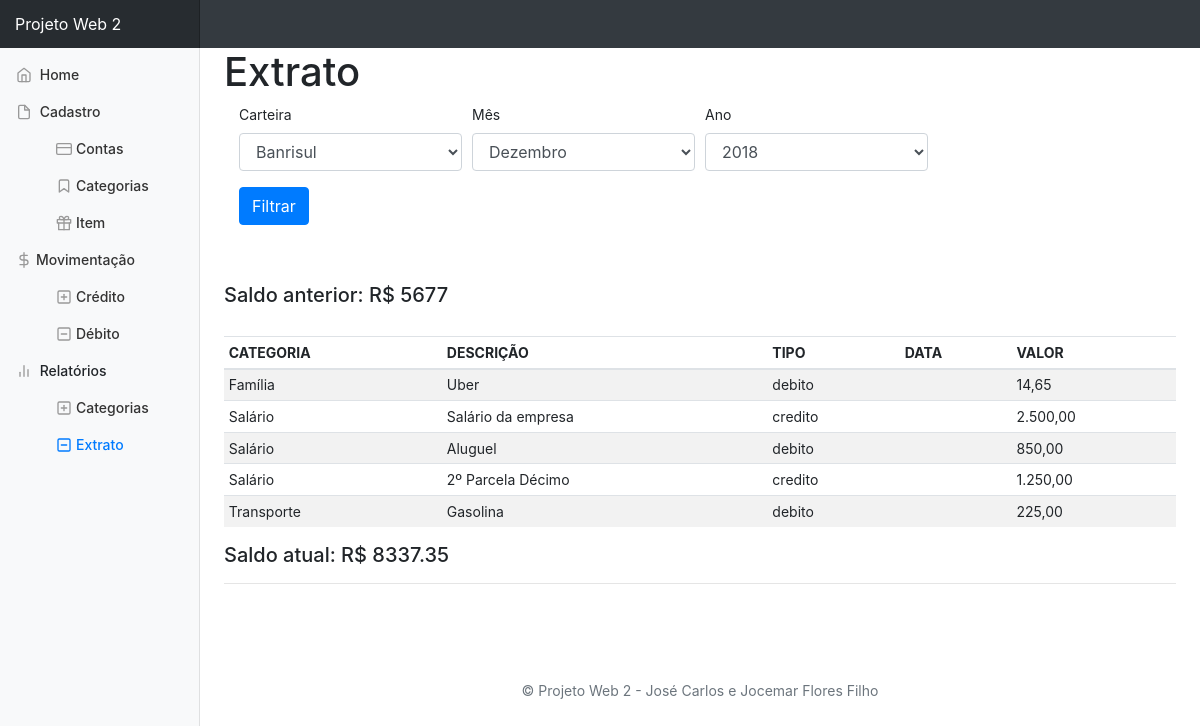
/?page=relatorio_extrato, run on the app's committed database.
### tables this page shows
CREATE TABLE `movimentacao` (
  `id` int(10) UNSIGNED NOT NULL,
  `id_centro_custos` int(10) UNSIGNED NOT NULL,
  `id_conta` int(10) UNSIGNED NOT NULL,
  `tipo_mov` varchar(10) NOT NULL,
  `data` date NOT NULL,
  `descricao` varchar(100) NOT NULL,
  `valor` decimal(10,2) NOT NULL
);

CREATE TABLE `centro_custos` (
  `id` int(10) UNSIGNED NOT NULL,
  `nome` varchar(45) NOT NULL
);

### class/class.ContasDAO.php (called while the page is built, shortened)
<?php
include_once($_SERVER['DOCUMENT_ROOT']."/projeto-web2/inc/class.DbAdmin.php");
require_once 'class.Contas.php';
class ContasDAO
{
	private $dba;
	public function ContasDAO()
	{
		$dba = new DbAdmin('mysql');
		$dba->connect('localhost', 'root', '', 'contas');
		$this->dba = $dba;
	}
	public function lista()
	{
		$dba = $this->dba;
		$query = 'SELECT * FROM contas ORDER BY nome';
		$res = $dba->query($query);
		$num = $dba->linhas_consulta($res);
		for ($i=0; $i<$num; $i++) {
			$idc = $dba->result($res, $i, 'id');
			$nom = $dba->result($res, $i, 'nome');
			$con = new Contas();
			$con->setId($idc);
			$con->setNome($nom);
			$ver[] = $con;
		}
		return $ver;
	}
}
 ?>

### inc/class.DbAdmin.php (called while the page is built, shortened)
<?php
	class DbAdmin{
		private $conn;
		private $tipo;
		public function DbAdmin($tipo){
			$this->tipo = $tipo;
		}
		public function connect($host, $user, $pass, $base){
			switch ($this->tipo) {
				case 'mysql':
					$this->conn = mysql_connect($host, $user, $pass) or die(mysql_error());
					break;
			}
		}
		public function query($sql){
			switch ($this->tipo) {
				case 'mysql':
					$res = mysql_query($sql, $this->conn) or die(mysql_error());
					break;
			}
			return $res;
		}
		public function linhas_consulta($res){
			$num = mysql_num_rows($res);
			return $num;
		}
		public function result ($res, $lin, $col){
			switch($this->tipo){
				case 'mysql':
					$val = mysql_result($res, $lin, $col);
				break;
			}
			return $val;
		}
	}
?>

### class/class.Contas.php (called while the page is built, shortened)
<?php
	class Contas{
		private $id;
		private $nome;
		public function setId($id){
			$this->id = $id;
		}
		public function setNome($nome){
			$this->nome = $nome;
		}
		public function getId(){
			return $this->id;
		}
		public function getNome(){
			return $this->nome;
		}
	}
?>

### class/class.RelatorioDAO.php (called while the page is built, shortened)
<?php
require_once ($_SERVER['DOCUMENT_ROOT']."/projeto-web2/inc/class.DbAdmin.php");
require_once 'class.Relatorio.php';
class RelatorioDAO
{
	private $dba;
	public function RelatorioDAO()
	{
		$dba = new DbAdmin('mysql');
		$dba->connect('localhost', 'root', '', 'contas');
		$this->dba = $dba;
	}
	public function extratoAnterior($tipo, $mes, $ano, $carteira)
	{
		$dba = $this->dba;
		$query = 'SELECT movimentacao.id,
		movimentacao.tipo_mov,
        movimentacao.data,
        SUM(movimentacao.valor) AS soma,
        contas.nome AS conta,
        contas.id,
        centro_custos.nome,
        movimentacao.descricao
		FROM movimentacao, contas, centro_custos
		WHERE movimentacao.id_conta = contas.id
		AND movimentacao.id_centro_custos = centro_custos.id
		AND movimentacao.tipo_mov = "'.$tipo.'" AND movimentacao.data < "'.$ano.'-'.$mes.'-1"
		AND contas.id = '.$carteira;
		$res = $dba->query($query);
		$num = $dba->linhas_consulta($res);
		for ($i=0; $i<$num; $i++) {
			$tipo_mov	= $dba->result($res, $i, 'tipo_mov');
			$soma	 	= $dba->result($res, $i, 'soma');
			$categoria 	= $dba->result($res, $i, 'nome');
			$rel = new Relatorio();
			$rel->setTipo($tipo_mov);
			$rel->setCategoria($categoria);
			$rel->setSoma($soma);
			$rel->setCarteira($carteira);
			$ver[] = $rel;
		}
		return $ver;
	}
	public function extratoAtual($tipo, $mes, $ano, $carteira)
	{
		$dba = $this->dba;
		$query = 'SELECT movimentacao.id,
		movimentacao.tipo_mov,
        movimentacao.data,
        SUM(movimentacao.valor) AS soma,
        contas.nome AS conta,
        contas.id,
        centro_custos.nome,
        movimentacao.descricao
		FROM movimentacao, contas, centro_custos
		WHERE movimentacao.id_conta = contas.id
		AND movimentacao.id_centro_custos = centro_custos.id
		AND movimentacao.tipo_mov = "'.$tipo.'" AND movimentacao.data LIKE "'.$ano.'-'.$mes.'-%"
		AND contas.id = '.$carteira;
		$res = $dba->query($query);
		$num = $dba->linhas_consulta($res);
		for ($i=0; $i<$num; $i++) {
			$tipo_mov	= $dba->result($res, $i, 'tipo_mov');
			$soma	 	= $dba->result($res, $i, 'soma');
			$categoria 	= $dba->result($res, $i, 'nome');
			$rel = new Relatorio();
			$rel->setTipo($tipo_mov);
			$rel->setCategoria($categoria);
			$rel->setSoma($soma);
			$rel->setCarteira($carteira);
			$ver[] = $rel;
		}
		return $ver;
	}
	public function extrato($mes, $ano, $carteira)
	{
		$dba = $this->dba;
		$query = 'SELECT movimentacao.id,
		movimentacao.tipo_mov,
        DATE_FORMAT(movimentacao.data,"%d/%m/%Y") AS data,
        FORMAT(movimentacao.valor, 2, "de_DE") AS valor,
        contas.nome AS conta,
        contas.id,
        centro_custos.nome,
        movimentacao.descricao
		FROM movimentacao, contas, centro_custos
		WHERE movimentacao.id_conta = contas.id
		AND movimentacao.id_centro_custos = centro_custos.id
		AND movimentacao.data LIKE "'.$ano.'-'.$mes.'-%"
		AND contas.id = '.$carteira.' ORDER BY movimentacao.data';
		$res = $dba->query($query);
		$num = $dba->linhas_consulta($res);
		for ($i=0; $i<$num; $i++) {
			$tipo_mov	= $dba->result($res, $i, 'tipo_mov');
			$valor	 	= $dba->result($res, $i, 'valor');
			$categoria 	= $dba->result($res, $i, 'nome');
			$descricao 	= $dba->result($res, $i, 'descricao');
			$rel = new Relatorio();
			$rel->setTipo($tipo_mov);
			$rel->setCategoria($categoria);
			$rel->setValor($valor);
			$rel->setCarteira($carteira);
			$rel->setDescricao($descricao);
			$ver[] = $rel;
		}
		return $ver;
	}
}
?>

### class/class.Relatorio.php (called while the page is built, shortened)
<?php
	class Relatorio
	{
		private $tipo;
		private $soma;
		private $valor;
		private $categoria;
		private $descricao;
		public function setTipo($tipo)
		{
			$this->tipo = $tipo;
		}
		public function setSoma($soma)
		{
			$this->soma = $soma;
		}
		public function setValor($valor)
		{
			$this->valor = $valor;
		}
		public function setCategoria($categoria)
		{
			$this->categoria = $categoria;
		}
		public function setDescricao($descricao)
		{
			$this->descricao = $descricao;
		}
		public function getTipo()
		{
			return $this->tipo;
		}
		public function getSoma()
		{
			return $this->soma;
		}
		public function getValor()
		{
			return $this->valor;
		}
		public function getCategoria()
		{
			return $this->categoria;
		}
		public function getDescricao()
		{
			return $this->descricao;
		}
	}
?>

### src/tpl.relatorio_extrato.php (the view, shortened to what this page needs)
<?php
include_once 'class/class.Contas.php';
include_once 'class/class.ContasDAO.php';
include_once 'class/class.Relatorio.php';
include_once 'class/class.RelatorioDAO.php';
if (isset($_POST['mesFiltro']) && !empty($_POST['mesFiltro'])) {
	$mes = $_POST['mesFiltro'];
} else {
	$mes = date("m");
}
if (isset($_POST['anoFiltro']) && !empty($_POST['anoFiltro'])) {
	$ano = $_POST['anoFiltro'];
} else {
	$ano = date("Y");
}
if (isset($_POST['carteiraFiltro']) && !empty($_POST['carteiraFiltro'])) {
	$carteira = $_POST['carteiraFiltro'];
} else {
	$carteira = 2;
}
$contasDAO = new ContasDAO();
$relatorioDAO = new RelatorioDAO();
?>
<h1>Extrato</h1>
<div class="container-fluid">
  <div class="row">
    <div class="col-md-12">
      <form action="?page=relatorio_extrato" method="post">
        <div class="form-row">
        	<div class="col-md-3 mb-3">
        		<label for="carteiraFiltro">Carteira</label>
    			<select class="form-control" name="carteiraFiltro" id="id_conta">
              <?php
              $conta = $contasDAO->lista();
              foreach ($conta as $i =>$val) { ?>
                <option value = "<?php echo $conta[$i]->getId() ?>"><?php echo $conta[$i]->getNome() ?></option>
              <?php } ?>
            </select>
        	</div>
          <div class="col-md-3 mb-3">
            <label for="dataFiltro">Mês</label>
              <select class="form-control" name="mesFiltro" id="">
                <option value="12" <?php if ($mes=='12') {echo 'selected';} ?>>Dezembro</option>
              </select>
          </div>
          <div class="col-md-3 mb-3">
            <label for="anoFiltro">Ano</label>
            <select class="form-control" name="anoFiltro" id="">
              <option value="2018" <?php if ($ano=='2018') {echo 'selected';} ?>>2018</option>
            </select>
          </div>
          <div class="col-md-6 mb-3">
            <button class="btn btn-primary" type="submit">Filtrar</button>
          </div>
        </div>
      </form>
    </div>
  </div>
</div>
<?php
echo '<br>';
$debitoAnterior = $relatorioDAO->extratoAnterior('debito', $mes, $ano, $carteira);
$saldoDebitoAnterior = $debitoAnterior[0]->getSoma();
$creditoAnterior = $relatorioDAO->extratoAnterior('credito', $mes, $ano, $carteira);
$saldoCreditoAnterior = $creditoAnterior[0]->getSoma();
$saldoAnterior = $saldoCreditoAnterior - $saldoDebitoAnterior;
echo '<br>';
$debitoAtual = $relatorioDAO->extratoAtual('debito', $mes, $ano, $carteira);
$saldoDebitoAtual  = $debitoAtual[0]->getSoma();
$creditoAtual = $relatorioDAO->extratoAtual('credito', $mes, $ano, $carteira);
$saldoCreditoAtual = $creditoAtual[0]->getSoma();
$saltoAtual = $saldoCreditoAtual - $saldoDebitoAtual;
echo '<h5>Saldo anterior: R$ ' . $saldoAnterior .'</h5>';
echo '<br>';
?>
<table class="table table-striped table-sm">
    <thead>
      <tr>
        <th>CATEGORIA</th>
        <th>DESCRIÇÃO</th>
        <th>TIPO</th>
        <th>DATA</th>
        <th>VALOR</th>
      </tr>
    </thead>
    <tbody>
    <?php
    $lista = $relatorioDAO->extrato($mes, $ano, $carteira);
      if($lista != 0){
        foreach ($lista as $i =>$val) {
          echo '<tr>';
            echo '<td>'. $lista[$i]->getCategoria() .'</td>';
            echo '<td>'. $lista[$i]->getDescricao() .'</td>';
            echo '<td>'. $lista[$i]->getTipo() .'</td>';
            echo '<td>'. $lista[$i]->getData() .'</td>';
            echo '<td>'. $lista[$i]->getValor() .'</td>';
          echo '</tr>';
        }
      }else{
        echo 'Nenhum registro encontrado!';
      }
    ?>
  </tbody>
  </table>
<?php
echo '<h5>Saldo atual: R$ ' . ($saldoAnterior + $saltoAtual) . '</h5>';
include 'tpl.footer.php'; ?>
</div>

### dashboard.css (style rules this page uses)
body { font-size: .875rem; }

### data on the page
movimentacao: id_centro_custos.nome "Família", descricao "Uber", tipo_mov "debito", Valor "14,65"
movimentacao: id_centro_custos.nome "Salário", descricao "Salário da empresa", tipo_mov "credito", Valor "2.500,00"
movimentacao: id_centro_custos.nome "Salário", descricao "Aluguel", tipo_mov "debito", Valor "850,00"
movimentacao: id_centro_custos.nome "Salário", descricao "2º Parcela Décimo", tipo_mov "credito", Valor "1.250,00"
movimentacao: id_centro_custos.nome "Transporte", descricao "Gasolina", tipo_mov "debito", Valor "225,00"

### other printed values
$saldoAnterior "5677"
$saldoAnterior + $saltoAtual "8337.35"
form field carteiraFiltro "Banrisul"
